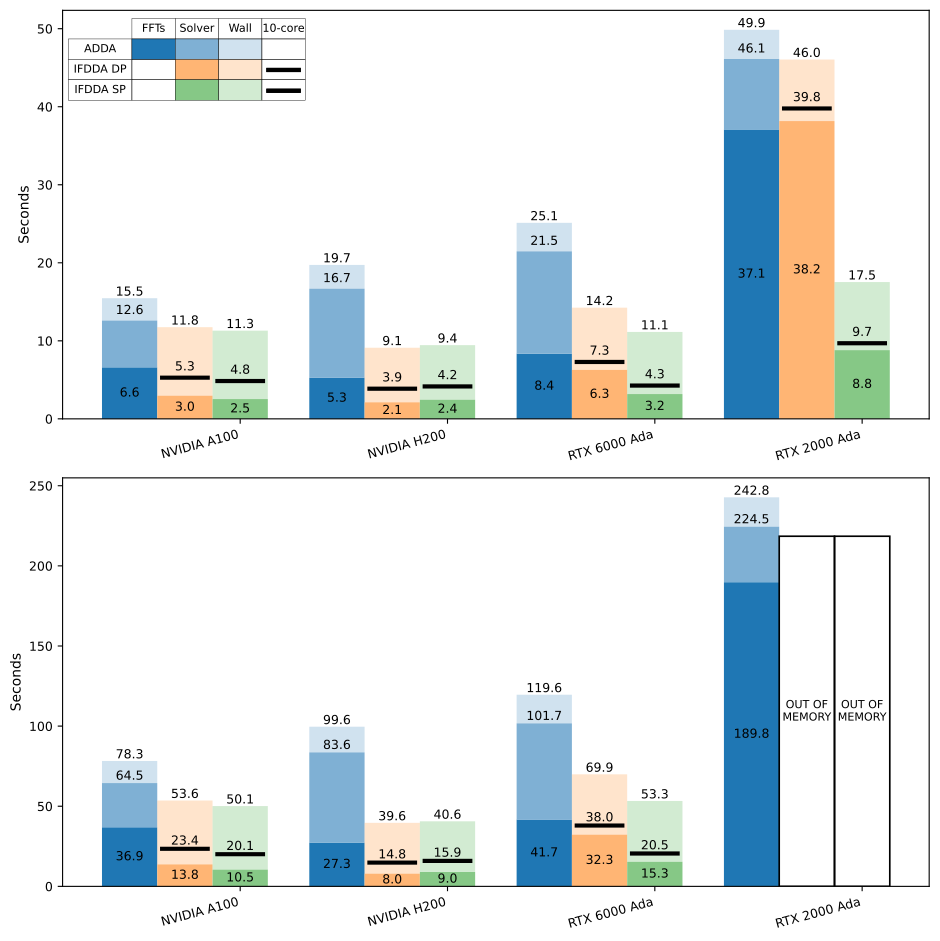

Generate this figure with Python:
import matplotlib.pyplot as plt
import numpy as np
import pandas as pd
import matplotlib.patches as mpatches
from matplotlib.lines import Line2D
from matplotlib.colors import to_rgb


def add_color_legend_grid(
    ax, code_colors, solver_alpha=0.95, overhead_alpha=0.35
):
    """
    Ajoute dans le coin haut gauche de `ax` une légende organisée en tableau :

        lignes   : ADDA, IFDDA DP, IFDDA SP
        colonnes : FFTs, Solver, Wall, 10-core

    - FFTs  : couleur base (ADDA uniquement)
    - Solver: couleur solver (lighten_color) avec alpha élevé
    - Wall  : même couleur mais alpha plus faible
    - 10-core: ligne fine pour montrer que c'est un trait, pas une barre.
    """
    codes = ["ADDA", "IFDDA DP", "IFDDA SP"]
    col_labels = ["FFTs", "Solver", "Wall", "10-core"]

    # Position globale dans l'axe (coordonnées 0–1)
    x0, y0 = 0.1, 0.9  # coin haut gauche de la "table"
    col_w, row_h = 0.08, 0.04  # largeur d'une colonne / hauteur d'une ligne

    # --- Noms des colonnes au-dessus ---
    for j, label in enumerate(col_labels):
        xc = x0 + (j + 0.4) * col_w
        ax.text(
            xc,
            y0 + 0.03,
            label,
            ha="center",
            va="top",
            transform=ax.transAxes,
            fontsize=9,
        )

    # --- Lignes (codes) ---
    for i, code in enumerate(codes):
        # y de la ligne i
        y = y0 - (i + 1) * row_h

        # label de ligne (ADDA / IFDDA DP / IFDDA SP)
        ax.text(
            x0 - 0.01,
            y + 0.4 * row_h,
            code,
            ha="right",
            va="center",
            transform=ax.transAxes,
            fontsize=9,
        )

        base = code_colors[code]
        solver_col = lighten_color(base, 0.6)

        # Petite fonction utilitaire pour dessiner un rectangle "échantillon"
        def draw_box(col_idx, facecolor=None, alpha=1.0, edge=True):
            if facecolor is None:
                return
            box_x = x0 + col_idx * col_w + 0.02 * col_w
            box_y = y + 0.2 * row_h
            rect = mpatches.Rectangle(
                (box_x, box_y),
                0.76 * col_w,
                0.6 * row_h,
                transform=ax.transAxes,
                facecolor=facecolor,
                edgecolor="black" if edge else "none",
                linewidth=0.0,
                alpha=alpha,
                zorder=5,
            )
            ax.add_patch(rect)

        # Colonne FFTs : seulement pour ADDA
        if code == "ADDA":
            draw_box(col_idx=0, facecolor=base, alpha=1.0)

        # Colonne Solver
        draw_box(col_idx=1, facecolor=solver_col, alpha=solver_alpha)

        # Colonne Wall (overhead, plus transparent)
        draw_box(col_idx=2, facecolor=solver_col, alpha=overhead_alpha)

        # Colonne 10-core : petite ligne fine pour symboliser le trait
        x_line_start = x0 + 3 * col_w + 0.08 * col_w
        x_line_end = x0 + 3 * col_w + 0.75 * col_w
        y_line = y + 0.5 * row_h
        line = Line2D(
            [x_line_start, x_line_end],
            [y_line, y_line],
            transform=ax.transAxes,
            color="black",
            linewidth=3.0,  # plus fin pour bien marquer que c'est une ligne
            zorder=6,
        )
        ax.add_line(line)


# ------------------------------------------------------------
# Color helpers
# ------------------------------------------------------------
def lighten_color(color, factor=0.7):
    """
    Return a lighter shade of the given matplotlib color by mixing with white.

    factor in (0,1): closer to 1 → closer to original color,
                     closer to 0 → closer to white.
    """
    r, g, b = to_rgb(color)
    return (
        (1 - factor) + factor * r,
        (1 - factor) + factor * g,
        (1 - factor) + factor * b,
    )


# ------------------------------------------------------------
# Grouped stacked bars with overlay
# ------------------------------------------------------------
def grouped_stacked_bars_with_overlay_ax(
    ax,
    title,
    x_labels,
    solver_series,
    total_series,
    overlay_total_series=None,  # e.g., {"IFDDA DP": [...], "IFDDA SP": [...]}
    matvec_series=None,  # e.g., {"ADDA": [...]}
    code_colors=None,  # dict: series_name -> base color
    xtick_series="IFDDA SP",  # which series to use to place x-ticks
    ylabel="Seconds",
    solver_alpha=0.95,
    overhead_alpha=0.35,
    annotate_fontsize=9,
    overlay_offset=0.6,
):
    """
    Draw on a provided Axes `ax`:
      - grouped bars per code (ADDA, IFDDA DP, IFDDA SP, ...)
      - if no matvec for a code:
          bottom segment: solver time (baseline OMP)
          top segment   : overhead = total - solver
      - if matvec for a code (e.g. ADDA):
          bottom : matvec time
          middle : solver - matvec
          top    : overhead = total - solver
      - overlay: thick black horizontal line representing (e.g.) 10-core TOTAL
      - annotate TOTAL, solver, and overlay values.
      - x tick labels aligned on the chosen `xtick_series`.
    """
    series_names = list(solver_series.keys())
    assert set(series_names) == set(
        total_series.keys()
    ), "Solver/Total keys must match."
    n_series = len(series_names)
    n_groups = len(x_labels)

    for s in series_names:
        assert len(solver_series[s]) == n_groups
        assert len(total_series[s]) == n_groups
        if matvec_series is not None and s in matvec_series:
            assert len(matvec_series[s]) == n_groups

    if overlay_total_series:
        for s, arr in overlay_total_series.items():
            assert (
                s in series_names
            ), f"Overlay key {s} must match a base series key"
            assert (
                len(arr) == n_groups
            ), f"Overlay series length mismatch for {s}"

    # Choose colors for each series
    if code_colors is None:
        default_colors = plt.rcParams["axes.prop_cycle"].by_key()["color"]
        code_colors = {
            name: default_colors[i % len(default_colors)]
            for i, name in enumerate(series_names)
        }

    x = np.arange(n_groups)
    width = 0.8 / max(1, n_series)

    bar_positions = {}  # store x-offsets per series

    # Draw stacked bars for each code
    for i, s in enumerate(series_names):
        base_color = code_colors[s]

        sol = np.array(solver_series[s], dtype=float)
        tot = np.array(total_series[s], dtype=float)

        # Replace NaNs for plotting (we still use original values for labels)
        sol_plot = np.nan_to_num(sol, nan=0.0)
        tot_plot = np.nan_to_num(tot, nan=0.0)

        over = np.maximum(tot_plot - sol_plot, 0.0)

        has_matvec = matvec_series is not None and s in matvec_series
        if has_matvec:
            mv = np.array(matvec_series[s], dtype=float)
            mv_plot = np.nan_to_num(mv, nan=0.0)
            # Safety: ensure matvec <= solver for display
            mv_plot = np.minimum(mv_plot, sol_plot)
            sol_rest_plot = np.maximum(sol_plot - mv_plot, 0.0)
        else:
            mv = None
            mv_plot = None
            sol_rest_plot = sol_plot.copy()

        x_off = x + i * width - 0.4 + (width * n_series) / 2
        bar_positions[s] = x_off

        solver_color = lighten_color(base_color, 0.6)

        # --- Draw bars ---
        if has_matvec and s == "ADDA":
            # For ADDA: darker matvec bar + lighter solver bar
            matvec_color = base_color

            # Matvec chunk (bottom)
            ax.bar(
                x_off,
                mv_plot,
                width,
                color=matvec_color,
                alpha=1.0,
            )

            # Remaining solver time above matvec
            ax.bar(
                x_off,
                sol_rest_plot,
                width,
                bottom=mv_plot,
                color=solver_color,
                alpha=solver_alpha,
            )

        else:
            # Other codes: the whole solver chunk in base color
            ax.bar(
                x_off,
                sol_plot,
                width,
                color=solver_color,
                alpha=solver_alpha,
            )

        # Overhead chunk (same hue, more transparent)
        ax.bar(
            x_off,
            over,
            width,
            bottom=sol_plot,
            color=solver_color,
            alpha=overhead_alpha,
        )

        # --- Annotations ---
        # Total time on top of stacked bar
        for xi, si, oi, ti in zip(x_off, sol_plot, over, tot):
            if np.isfinite(ti) and ti > 0:
                ax.text(
                    xi,
                    si + oi,
                    f"{ti:.1f}",
                    ha="center",
                    va="bottom",
                    fontsize=annotate_fontsize,
                )

        # Solver time label
        for xi, si, ti in zip(x_off, sol_plot, sol):
            if np.isfinite(ti) and si > 0:
                # For ADDA, put solver label slightly above the solver segment
                if s == "ADDA":
                    ax.text(
                        xi,
                        si + 0.5,
                        f"{ti:.1f}",
                        ha="center",
                        va="bottom",
                        fontsize=annotate_fontsize,
                    )
                else:
                    ax.text(
                        xi,
                        si / 2.0,
                        f"{ti:.1f}",
                        ha="center",
                        va="center",
                        fontsize=annotate_fontsize,
                    )

        # Matvec label (only if available)
        if has_matvec and mv is not None:
            for xi, mvi in zip(x_off, mv_plot):
                if mvi > 0:
                    ax.text(
                        xi,
                        mvi / 2.0,
                        f"{mvi:.1f}",
                        ha="center",
                        va="center",
                        fontsize=annotate_fontsize,
                        color="black",
                    )

    # --- Overlay: 10-core total as thick black horizontal line ---
    if overlay_total_series:
        for s, arr in overlay_total_series.items():
            x_off = bar_positions[s]
            arr = np.array(arr, dtype=float)
            arr_plot = np.nan_to_num(arr, nan=0.0)

            for xi, yi, val in zip(x_off, arr_plot, arr):
                if np.isfinite(val) and yi > 0:
                    # Thick black line centered on bar
                    ax.hlines(
                        yi,
                        xi - width * 0.45,
                        xi + width * 0.45,
                        linewidth=3.0,
                        color="black",
                    )
                    # Label above the overlay line
                    ax.text(
                        xi,
                        yi + overlay_offset,
                        f"{val:.1f}",
                        ha="center",
                        va="bottom",
                        fontsize=annotate_fontsize,
                    )

    # --- X ticks: align labels with the chosen series (e.g. "IFDDA SP") ---
    if xtick_series is not None and xtick_series in bar_positions:
        xtick_positions = bar_positions[xtick_series]
    else:
        # fallback: group centers
        xtick_positions = x

    ax.set_xticks(xtick_positions)
    ax.set_xticklabels(x_labels, rotation=15, ha="right")
    ax.set_ylabel(ylabel)
    if title:
        ax.set_title(title, pad=6)


# -------------------------------------------------------------------
# Helpers to load & label data
# -------------------------------------------------------------------
def load_ifdda_gpu_data():
    """
    Load all IFDDA GPU CSVs, add a 'gpu_label' column, and concatenate.

    Files:
      - logs_GPU_cluster/ifdda_gpu_results_sorted.csv   (cluster: A100 + H200, with 'partition')
      - logs_GPU_6000Ada/ifdda_gpu_results.csv          (RTX 6000 Ada, no partition)
      - logs_GPU_2000Ada/ifdda_gpu_results_sorted.csv   (RTX 2000 Ada, no partition)
    """
    sources = [
        {
            "path": "logs_GPU_cluster/ifdda_gpu_results_sorted.csv",
            "type": "cluster",
        },
        {
            "path": "logs_GPU_6000Ada/ifdda_gpu_results.csv",
            "type": "single",
            "gpu_label": "RTX 6000 Ada",
        },
        {
            "path": "logs_GPU_2000Ada/ifdda_gpu_results_sorted.csv",
            "type": "single",
            "gpu_label": "RTX 2000 Ada",
        },
    ]

    dfs = []

    cluster_partition_to_label = {
        "gpu_all": "NVIDIA A100",
        "gpu_h200": "NVIDIA H200",
    }

    for src in sources:
        df = pd.read_csv(src["path"])
        df.columns = [c.lower() for c in df.columns]

        if src["type"] == "cluster":
            if "partition" not in df.columns:
                raise ValueError(
                    "Cluster IFDDA file is expected to have a 'partition' column."
                )
            df["gpu_label"] = df["partition"].map(cluster_partition_to_label)
        else:
            df["gpu_label"] = src["gpu_label"]

        dfs.append(df)

    return pd.concat(dfs, ignore_index=True)


def load_adda_gpu_data():
    """
    Load all ADDA GPU CSVs, add a 'gpu_label' column, and concatenate.

    Files:
      - logs_GPU_cluster/adda_gpu_results_sorted.csv
      - logs_GPU_6000Ada/adda_gpu_results.csv
      - logs_GPU_2000Ada/adda_gpu_results_sorted.csv
    """
    sources = [
        {
            "path": "logs_GPU_cluster/adda_gpu_results_sorted.csv",
            "type": "cluster",
        },
        {
            "path": "logs_GPU_6000Ada/adda_gpu_results.csv",
            "type": "single",
            "gpu_label": "RTX 6000 Ada",
        },
        {
            "path": "logs_GPU_2000Ada/adda_gpu_results_sorted.csv",
            "type": "single",
            "gpu_label": "RTX 2000 Ada",
        },
    ]

    dfs = []

    cluster_partition_to_label = {
        "gpu_all": "NVIDIA A100",
        "gpu_h200": "NVIDIA H200",
    }

    for src in sources:
        df = pd.read_csv(src["path"])
        df.columns = [c.lower() for c in df.columns]

        if src["type"] == "cluster":
            if "partition" not in df.columns:
                raise ValueError(
                    "Cluster ADDA file is expected to have a 'partition' column."
                )
            df["gpu_label"] = df["partition"].map(cluster_partition_to_label)
        else:
            df["gpu_label"] = src["gpu_label"]

        dfs.append(df)

    return pd.concat(dfs, ignore_index=True)


def get_ifdda_times(df_ifdda, N, gpu_label, precision, omp):
    """
    Extract mean solver_time and total_time for IFDDA GPU.

    Parameters
    ----------
    df_ifdda : DataFrame (all GPUs, all Ns)
    N        : int  (grid size)
    gpu_label: str  (values in column 'gpu_label')
    precision: 'dp' (double) or 'sp' (single)
    omp      : int  (e.g. 1 or 10)

    Returns
    -------
    solver_mean, total_mean  (floats or np.nan if no data)
    """
    if precision.lower() == "dp":
        exe_names = ["ifdda_gpu", "ifdda_GPU"]
    else:
        exe_names = ["ifdda_gpu_sp", "ifdda_GPU_single"]

    mask = (
        (df_ifdda["n"] == N)
        & (df_ifdda["gpu_label"] == gpu_label)
        & (df_ifdda["exe"].isin(exe_names))
        & (df_ifdda["omp"] == omp)
    )

    sub = df_ifdda.loc[mask]

    if sub.empty:
        return np.nan, np.nan

    if "solver_time" not in sub.columns or "total_time" not in sub.columns:
        raise ValueError(
            "IFDDA CSV must contain 'solver_time' and 'total_time' columns."
        )

    solver_mean = sub["solver_time"].mean()
    total_mean = sub["total_time"].mean()

    return solver_mean, total_mean


def get_adda_times(df_adda, N, gpu_label):
    """
    Extract mean solver_time, total time, and matvec/FFT time for ADDA GPU.

    Parameters
    ----------
    df_adda  : DataFrame
    N        : int
    gpu_label: str (value in column 'gpu_label')

    Returns
    -------
    solver_mean, total_mean, matvec_mean
    """
    exe_names = ["adda_ocl", "adda_OCL"]

    mask = (
        (df_adda["n"] == N)
        & (df_adda["gpu_label"] == gpu_label)
        & (df_adda["exe"].isin(exe_names))
    )

    sub = df_adda.loc[mask]

    if sub.empty:
        return np.nan, np.nan, np.nan

    if "solver_time" not in sub.columns:
        raise ValueError("ADDA CSV must contain 'solver_time' column.")

    # Determine total time column
    if "total_wall_time" in sub.columns:
        total_col = "total_wall_time"
    elif "total_time" in sub.columns:
        total_col = "total_time"
    elif "elapsed_seconds" in sub.columns:
        total_col = "elapsed_seconds"
    else:
        raise ValueError(
            "ADDA CSV must contain 'total_wall_time', 'total_time' or 'elapsed_seconds'."
        )

    # Matvec/FFT time (if available)
    if "matvec_time" in sub.columns:
        matvec_col = "matvec_time"
    elif "fft_time" in sub.columns:
        matvec_col = "fft_time"
    else:
        matvec_col = None

    solver_mean = sub["solver_time"].mean()
    total_mean = sub[total_col].mean()
    if matvec_col is not None:
        matvec_mean = sub[matvec_col].mean()
    else:
        matvec_mean = np.nan

    return solver_mean, total_mean, matvec_mean


# -------------------------------------------------------------------
# Main
# -------------------------------------------------------------------
def main():
    # X labels for each N
    x_labels_150 = [
        "NVIDIA A100",
        "NVIDIA H200",
        "RTX 6000 Ada",
        "RTX 2000 Ada",
    ]
    x_labels_250 = [
        "NVIDIA A100",
        "NVIDIA H200",
        "RTX 6000 Ada",
    ]

    baseline_omp = 1  # baseline (bar filled)
    overlay_omp = 10  # 10-core overlay line

    df_ifdda = load_ifdda_gpu_data()
    df_adda = load_adda_gpu_data()

    # ----------------- N = 150 -----------------
    solver_150 = {"ADDA": [], "IFDDA DP": [], "IFDDA SP": []}
    total_150 = {"ADDA": [], "IFDDA DP": [], "IFDDA SP": []}
    overlay_150 = {"IFDDA DP": [], "IFDDA SP": []}
    matvec_150 = {"ADDA": []}

    for gpu_label in x_labels_150:
        # ADDA
        adda_solver, adda_total, adda_matvec = get_adda_times(
            df_adda, N=150, gpu_label=gpu_label
        )
        solver_150["ADDA"].append(adda_solver)
        total_150["ADDA"].append(adda_total)
        matvec_150["ADDA"].append(adda_matvec)

        # IFDDA DP
        ifdda_dp_solver_1, ifdda_dp_total_1 = get_ifdda_times(
            df_ifdda,
            N=150,
            gpu_label=gpu_label,
            precision="dp",
            omp=baseline_omp,
        )
        _, ifdda_dp_total_ov = get_ifdda_times(
            df_ifdda,
            N=150,
            gpu_label=gpu_label,
            precision="dp",
            omp=overlay_omp,
        )
        solver_150["IFDDA DP"].append(ifdda_dp_solver_1)
        total_150["IFDDA DP"].append(ifdda_dp_total_1)
        overlay_150["IFDDA DP"].append(ifdda_dp_total_ov)

        # IFDDA SP
        ifdda_sp_solver_1, ifdda_sp_total_1 = get_ifdda_times(
            df_ifdda,
            N=150,
            gpu_label=gpu_label,
            precision="sp",
            omp=baseline_omp,
        )
        _, ifdda_sp_total_ov = get_ifdda_times(
            df_ifdda,
            N=150,
            gpu_label=gpu_label,
            precision="sp",
            omp=overlay_omp,
        )
        solver_150["IFDDA SP"].append(ifdda_sp_solver_1)
        total_150["IFDDA SP"].append(ifdda_sp_total_1)
        overlay_150["IFDDA SP"].append(ifdda_sp_total_ov)

    # ----------------- N = 250 -----------------
    solver_250 = {"ADDA": [], "IFDDA DP": [], "IFDDA SP": []}
    total_250 = {"ADDA": [], "IFDDA DP": [], "IFDDA SP": []}
    overlay_250 = {"IFDDA DP": [], "IFDDA SP": []}
    matvec_250 = {"ADDA": []}

    for gpu_label in x_labels_250:
        # ADDA
        adda_solver, adda_total, adda_matvec = get_adda_times(
            df_adda, N=250, gpu_label=gpu_label
        )
        solver_250["ADDA"].append(adda_solver)
        total_250["ADDA"].append(adda_total)
        matvec_250["ADDA"].append(adda_matvec)

        # IFDDA DP
        ifdda_dp_solver_1, ifdda_dp_total_1 = get_ifdda_times(
            df_ifdda,
            N=250,
            gpu_label=gpu_label,
            precision="dp",
            omp=baseline_omp,
        )
        _, ifdda_dp_total_ov = get_ifdda_times(
            df_ifdda,
            N=250,
            gpu_label=gpu_label,
            precision="dp",
            omp=overlay_omp,
        )
        solver_250["IFDDA DP"].append(ifdda_dp_solver_1)
        total_250["IFDDA DP"].append(ifdda_dp_total_1)
        overlay_250["IFDDA DP"].append(ifdda_dp_total_ov)

        # IFDDA SP
        ifdda_sp_solver_1, ifdda_sp_total_1 = get_ifdda_times(
            df_ifdda,
            N=250,
            gpu_label=gpu_label,
            precision="sp",
            omp=baseline_omp,
        )
        _, ifdda_sp_total_ov = get_ifdda_times(
            df_ifdda,
            N=250,
            gpu_label=gpu_label,
            precision="sp",
            omp=overlay_omp,
        )
        solver_250["IFDDA SP"].append(ifdda_sp_solver_1)
        total_250["IFDDA SP"].append(ifdda_sp_total_1)
        overlay_250["IFDDA SP"].append(ifdda_sp_total_ov)

    # ----------------- Plotting -----------------
    plt.rcParams.update(
        {
            "figure.figsize": (9.5, 9.5),
            "font.size": 10,
            "axes.labelsize": 10,
            "axes.titlesize": 10,
            "legend.fontsize": 8,
            "xtick.labelsize": 9,
            "ytick.labelsize": 9,
            "pdf.fonttype": 42,
            "ps.fonttype": 42,
        }
    )

    fig, (ax_top, ax_bot) = plt.subplots(
        2, 1, figsize=(9.5, 9.5), sharex=False
    )
    fig.subplots_adjust(hspace=0.35)

    solver_alpha = 0.95
    overhead_alpha = 0.35

    # Define base colors per code
    code_colors = {
        "ADDA": "#1f77b4",  # blue
        "IFDDA DP": "#ff7f0e",  # orange
        "IFDDA SP": "#2ca02c",  # green
    }

    # (a) N=150
    grouped_stacked_bars_with_overlay_ax(
        ax=ax_top,
        title=r"",
        x_labels=x_labels_150,
        solver_series=solver_150,
        total_series=total_150,
        overlay_total_series=overlay_150,
        matvec_series=matvec_150,
        code_colors=code_colors,
        xtick_series="IFDDA SP",  # align x-ticks on IFDDA SP
        ylabel="Seconds",
        annotate_fontsize=9,
        overlay_offset=0.6,
    )

    add_color_legend_grid(
        ax_top,
        code_colors,
        solver_alpha=solver_alpha,
        overhead_alpha=overhead_alpha,
    )

    # (b) N=250
    grouped_stacked_bars_with_overlay_ax(
        ax=ax_bot,
        title=r"",
        x_labels=x_labels_250,
        solver_series=solver_250,
        total_series=total_250,
        overlay_total_series=overlay_250,
        matvec_series=matvec_250,
        code_colors=code_colors,
        xtick_series="IFDDA SP",
        ylabel="Seconds",
        annotate_fontsize=9,
        overlay_offset=1.0,
    )

    plt.tight_layout()
    plt.savefig("Figure3.pdf", dpi=300, bbox_inches="tight")
    plt.show()


if __name__ == "__main__":
    main()
